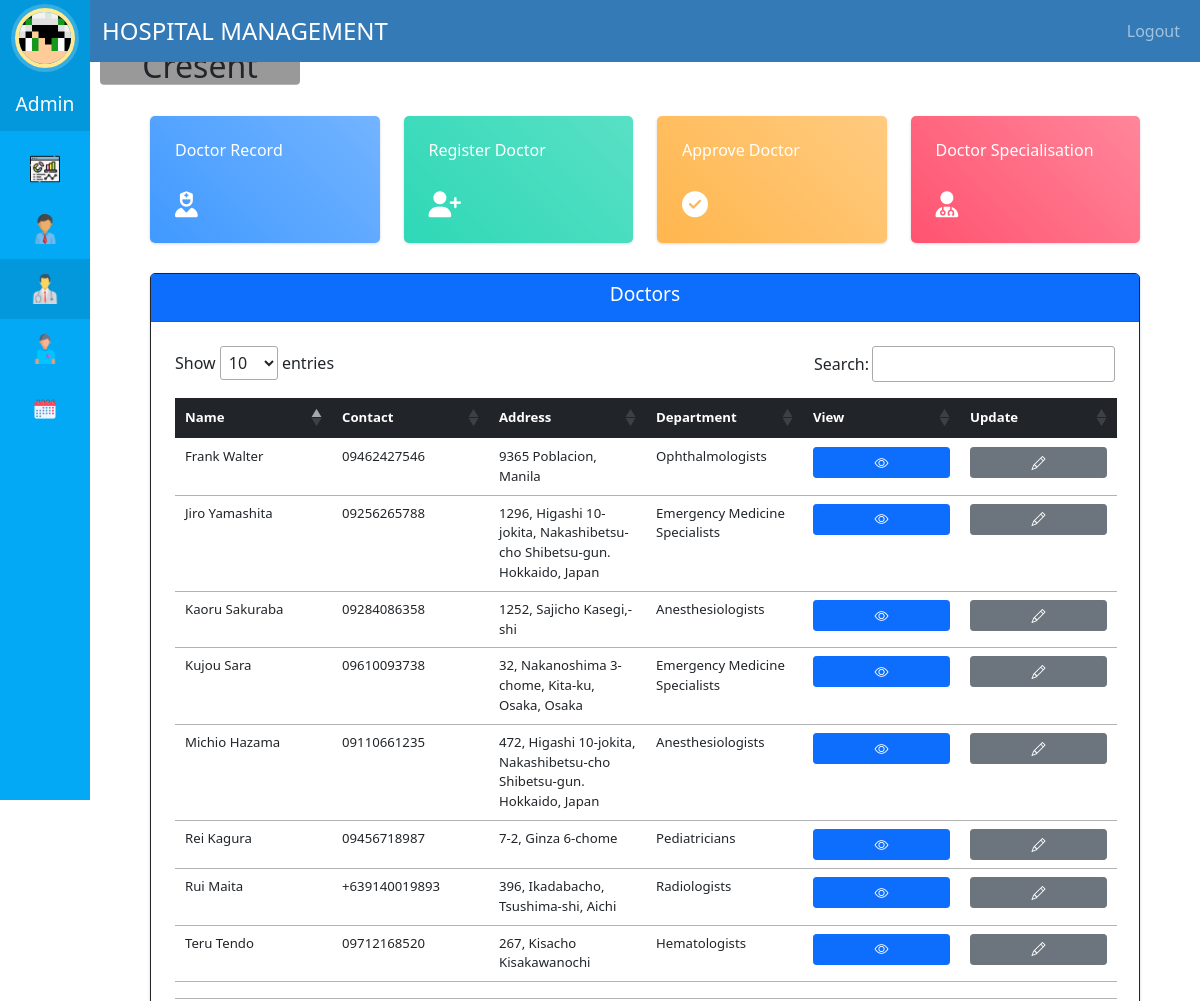
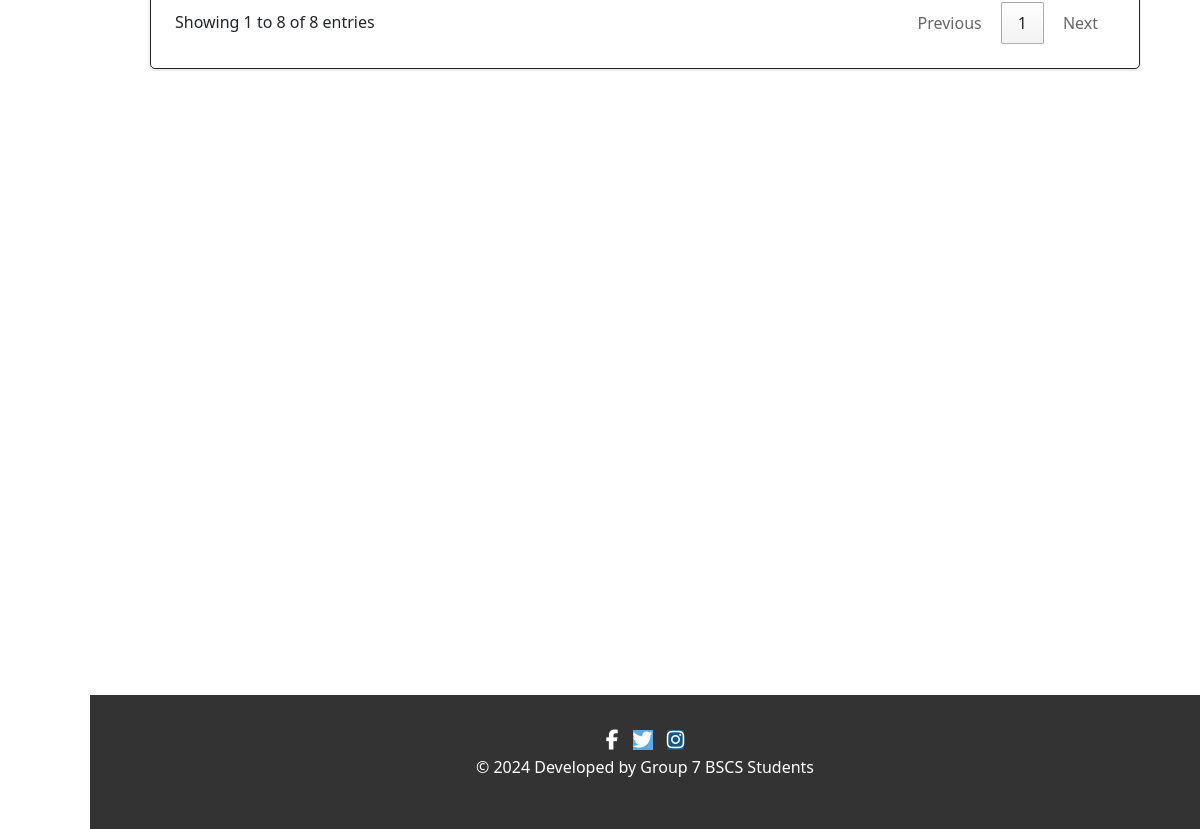
The page /admin-doctor (signed in) on the database its author committed (2 pictures, top to bottom).
### hospital/models.py (models this page shows, shortened)
class HospitalStaffAdmin(models.Model):
    staff_id = models.AutoField(primary_key=True)
    user = models.ForeignKey(User, on_delete=models.CASCADE)
    username = models.CharField(max_length=40, blank=False, null=False)
    profile_pic= models.ImageField(upload_to='profile_pic/StaffAdminProfilePic/',null=True, blank=True)
    address = models.CharField(max_length=40, blank=False, null=False)
    mobile = models.CharField(max_length=20, null=True, blank=False)
    email = models.EmailField(validators=[validate_email], blank=False, null=False)
    status = models.BooleanField(default=False)

class Doctor(models.Model):
    STATUS_ONHOLD = 0
    STATUS_AVAILABLE = 1
    STATUS_NOTAVAILABLE = 2
    STATUS_CHOICES = [
        (STATUS_ONHOLD, 'On Hold'),
        (STATUS_AVAILABLE, 'Available'),
        (STATUS_NOTAVAILABLE, 'Not Available'),
    ]
    user=models.OneToOneField(User,on_delete=models.CASCADE)
    address = models.CharField(max_length=255, blank=False, null=False)
    mobile_validator = RegexValidator(regex=r'(^(\+)(\d){12}$)|(^\d{11}$)', message= 'Provide a valid Contact Number (e,g: 09172464146 or +639172464146)')
    mobile = models.CharField(max_length=20, validators=[mobile_validator], blank=False, null=False)
    department= models.CharField(max_length=50, choices=departments)
    status = models.IntegerField(choices=STATUS_CHOICES, default=STATUS_ONHOLD)
    license_num_validator = RegexValidator(regex=r'^\d{7}$', message="License number must be 7 digits.")
    license_num = models.CharField(max_length=7, validators=[license_num_validator])
    profile_pic = models.ImageField(blank=True, null=True, upload_to='profile_pic/DoctorProfilePic/')
    @property
    def get_name(self):
        return self.user.first_name+" "+self.user.last_name

### hospital/views.py (the view)
# urls.py: path('admin-doctor', views.admin_doctor_view,name='admin-doctor'),
@login_required(login_url='adminlogin')
@user_passes_test(is_admin)
def admin_doctor_view(request):
    doctors=models.Doctor.objects.all().filter(status=models.Doctor.STATUS_AVAILABLE)
    admin = models.HospitalStaffAdmin.objects.get(user_id=request.user.id)
    context = {
        'admin': admin,
        'doctors': doctors,
    }
    return render(request,'hospital/admin_doctor.html', context)

### hospital/views.py (called while the page is built)
def is_admin(user):
    return user.groups.filter(name='ADMIN').exists()

### templates/hospital/admin_doctor.html (shortened to what this page needs)
{% extends 'hospital/admin_base.html' %}
{% load static %}
{% block content %}
<br><br>
<head>
  <link rel="stylesheet" href="https://cdnjs.cloudflare.com/ajax/libs/font-awesome/5.12.1/css/all.min.css">
  <link rel="stylesheet" href="//cdn.datatables.net/1.13.7/css/jquery.dataTables.min.css">
</head>
<body>
  <div class="container-fluid">
  <div class="row">
    <div class="col-md-4 col-xl-3">
      <div class="card bg-c-blue order-card">
        <div class="card-block" id="doctorViewCard">
          <h6 class="m-b-20">Doctor Record</h6>
          <br>
          <h2 class="text-right"><i class="fas fa-user-nurse f-left"></i></h2>
        </div>
      </div>
    </div>
    <div class="col-md-4 col-xl-3">
      <div class="card bg-c-green order-card">
        <div class="card-block"id="doctorAddCard">
          <h6 class="m-b-20">Register Doctor</h6>
          <br>
          <h2 class="text-right"><i class="fas fa-user-plus f-left"></i></h2>
        </div>
      </div>
    </div>
    <div class="col-md-4 col-xl-3">
      <div class="card bg-c-yellow order-card">
        <div class="card-block" id="doctorApproveCard">
          <h6 class="m-b-20">Approve Doctor</h6>
          <br>
          <h2 class="text-right"><i class="fas fa-check-circle f-left"></i></h2>
        </div>
      </div>
    </div>
    <div class="col-md-4 col-xl-3">
      <div class="card bg-c-pink order-card">
        <div class="card-block"  id="specialisationCard">
            <h6 class="m-b-20">Doctor Specialisation</h6>
            <br>
            <h2 class="text-right"><i class="fas fa-user-md f-left"></i></h2>
        </div>
      </div>
    </div>
    <div class="container-fluid">
      <div class="card border border-dark">
        <div class="card-header bg-primary text-white">
          <h6 class="card-title">Doctors</h6>
        </div>
        <div class="table-responsive p-4">
          <table class="table table-hover py-3" id="dev-table">
            <thead class="table-dark">
              <tr>
                <th>Name</th>
                <th>Contact</th>
                <th>Address</th>
                <th>Department</th>
                <th>View</th>
                <th>Update</th>
              </tr>
            </thead>
            <tbody>
              {% for d in doctors %}
              <tr>
                <td>{{ d.get_name }}</td>
                <td>{{ d.mobile }}</td>
                <td>{{ d.address }}</td>
                <td>{{ d.department }}</td>
                <td><a class="btn btn-primary btn-sm w-100 h-100" href="{% url 'admin-doctor-details' d.id %}"><i class="bi bi-eye"></i></a></td>
                <td><a class="btn btn-secondary btn-sm w-100 h-100" href="{% url 'update-doctor' d.id  %}"><i class="bi bi-pencil"></i></a></td>
              </tr>
              {% endfor %}
            </tbody>
          </table>
        </div>
      </div>
    </div>
  </div>
</div>
</body>
<br><br><br><br><br><br><br><br><br><br><br><br><br><br><br><br><br><br><br><br>
{% endblock content %}

### templates/hospital/admin_base.html (shortened to what this page needs)
<!DOCTYPE html>
{% load static %}
{% with current_page=request.path %}
<html lang="en">
<head>
  <link href="https://cdn.jsdelivr.net/npm/bootstrap@5.0.2/dist/css/bootstrap.min.css" rel="stylesheet">
  <link rel="stylesheet" href="https://cdn.jsdelivr.net/npm/bootstrap-icons@1.3.0/font/bootstrap-icons.css">
  <link rel="stylesheet" href="{% static '/style.css' %}">
</head>
<body>
  <nav class="menu" tabindex="0">
    <header class="avatar">
      <a href="#" data-bs-toggle="modal" data-bs-target="#profilePicModal" class="position-relative">
        {% if admin.profile_pic %}
            <img class="rounded-circle" src="{{ admin.profile_pic.url }}" alt="Profile Pic"/>
        {% else %}
            <img class="rounded-circle" src="{% static 'images/adminpropic.png' %}" alt="Default Profile Pic"/>
            <span class="position-absolute top-50 start-50 translate-middle bi-camera-fill"></span>
        {% endif %}
      </a>
      <br><br>
      {% if user.is_superuser %}
        <h6 class="text-white">Admin</h6>
      {% else %}
        <h6 class="text-white">Receptionist</h6>
      {% endif %}
        <h2>{{ request.user.first_name }}</h2>
    </header>
    <ul class="navbar-nav">
        <li tabindex="0" id="adminDashboardIcon" class="icon-dashboard nav-item {% if 'dashboard' in request.path %}active{% endif %}">
            <a class="nav-link text-white" href="/admin-dashboard">
            </a>
        </li>
        {% if user.is_superuser %}
          <li tabindex="0" id="djangoAdminIcon" class="icon-admin nav-item">
            <a class="nav-link text-white" href="/admin-panel">
            </a>
          </li>
        {% endif %}
        <li tabindex="0" id="adminDoctorIcon" class="icon-customers nav-item {% if 'doctor' in request.path %}active{% endif %}">
            <a class="nav-link text-white" href="/admin-doctor">
            </a>
        </li>
        <li tabindex="0" id="adminPatientIcon" class="icon-users nav-item {% if 'patient' in request.path %}active{% endif %}">
            <a class="nav-link text-white" href="/admin-patient">
            </a>
        </li>
        <li tabindex="0" id="adminAppointmentIcon" class="icon-calendar nav-item {% if 'appointment' in request.path %}active{% endif %}">
            <a class="nav-link text-white" href="/admin-appointment">
            </a>
        </li>
    </ul>
</nav>
{% endwith %}
<main>
  <div class="bs-example">
    <nav class="navbar navbar-expand-md navbar-dark fixed-top" style="background:#337AB7;">
        <div class="container-fluid">
            <a href="/admin-dashboard" class="navbar-brand">HOSPITAL MANAGEMENT</a>
            <div class="collapse navbar-collapse justify-content-end" id="navbarCollapse">
                <ul class="navbar-nav">
                    <li class="nav-item">
                        <form id="logoutForm" action="{% url 'logout/' %}" method="post">
                            <a href="#" class="nav-link" id="logoutLink">Logout</a>
                        </form>
                    </li>
                </ul>
            </div>
        </div>
    </nav>
</div>
    <br><br>
    <div class="container-fluid">
        <div class="row">
            <div class="col-md-12">
                {% block content %}
                {% endblock %}
            </div>
        </div>
    </div>
    <br><br><br><br>
  {% include 'hospital/footer.html' %}
</main>
</body>
</html>

### static/style.css (style rules this page uses)
body { padding-left: 240px; }
main { position: relative; height: 100vh; }
.menu { background: #5bc995; height: 100vh; width: 240px; position: fixed; top: 0px; left: 0; z-index: 5; outline: none; }
.menu .avatar { background: rgba(0, 0, 0, 0.1); padding: 2em 0.5em; text-align: center; }
.menu .avatar img { width: 100px; border-radius: 50%; overflow: hidden; border: 4px solid #ffea92; box-shadow: 0 0 0 4px rgba(255, 255, 255, 0.2); }
.menu .avatar h2 { font-weight: normal; margin-bottom: 0; }
.menu ul { list-style: none; padding: 0.5em 0; margin: 0; }
.menu ul li { padding: 0.5em 1em 0.5em 3em; font-size: 0.95em; font-weight: regular; background-repeat: no-repeat; background-position: left 15px center; background-size: auto 20px; transition: all 0.15s linear; cursor: pointer; }
.menu ul li.icon-dashboard { background-image: url("http://www.entypo.com/images//gauge.svg"); }
.menu ul li.icon-customers { background-image: url("http://www.entypo.com/images//briefcase.svg"); }
.menu ul li.icon-users { background-image: url("http://www.entypo.com/images//users.svg"); }
.menu ul li.icon-calendar { background-image: url("http://www.entypo.com/images//calendar.svg"); }
a:link { text-decoration: none; }
.menu { top: 50px; }
h6 { color: white; }
.order-card { color: #fff; }
.bg-c-blue { background: linear-gradient(45deg, #4099ff, #73b4ff); }
.bg-c-green { background: linear-gradient(45deg, #2ed8b6, #59e0c5); }
.bg-c-yellow { background: linear-gradient(45deg, #FFB64D, #ffcb80); }
.bg-c-pink { background: linear-gradient(45deg, #FF5370, #ff869a); }
.card { border-radius: 5px; -webkit-box-shadow: 0 1px 2.94px 0.06px rgba(4, 26, 55, 0.16); box-shadow: 0 1px 2.94px 0.06px rgba(4, 26, 55, 0.16); border: none; margin-bottom: 30px; -webkit-transition: all 0.3s ease-in-out; transition: all 0.3s ease-in-out; }
.card .card-block { padding: 25px; cursor: pointer; }
.order-card i { font-size: 26px; }
.f-left { float: left; }

### templates/hospital/admin_doctor.html (style rules this page uses)
a:link { text-decoration: none; }
h6 { color: white; }
.fixed-top { position: absolute; }
.order-card { color: #fff; }
.bg-c-blue { background: linear-gradient(45deg, #4099ff, #73b4ff); }
.bg-c-green { background: linear-gradient(45deg, #2ed8b6, #59e0c5); }
.bg-c-yellow { background: linear-gradient(45deg, #FFB64D, #ffcb80); }
.bg-c-pink { background: linear-gradient(45deg, #FF5370, #ff869a); }
.card { border-radius: 5px; -webkit-box-shadow: 0 1px 2.94px 0.06px rgba(4, 26, 55, 0.16); box-shadow: 0 1px 2.94px 0.06px rgba(4, 26, 55, 0.16); border: none; margin-bottom: 30px; -webkit-transition: all 0.3s ease-in-out; transition: all 0.3s ease-in-out; }
.card .card-block { padding: 25px; cursor: pointer; }
.order-card i { font-size: 26px; }
.f-left { float: left; }
h6:not(.m-b-20) { text-align: center; font-size: 1.2em; }
.row { margin: 10px auto; }
table { width: 100%; table-layout: fixed; }
.table-responsive { text-wrap: wrap; table-layout: fixed; }
@media only screen and (min-width: 768px) { table { font-size: 0.825rem; } }
@media only screen and (min-width: 768px) { th, td { padding: 0.75rem; } }

### rows shown on the page
HospitalStaffAdmin: profile_pic (picture)
Doctor: get_name "Kujou Sara", mobile "09610093738", address "32, Nakanoshima 3-chome, Kita-ku, Osaka, Osaka", department "Emergency Medicine Specialists"
Doctor: get_name "Teru Tendo", mobile "09712168520", address "267, Kisacho Kisakawanochi", department "Hematologists"
Doctor: get_name "Kaoru Sakuraba", mobile "09284086358", address "1252, Sajicho Kasegi,-shi", department "Anesthesiologists"
Doctor: get_name "Rui Maita", mobile "+639140019893", address "396, Ikadabacho, Tsushima-shi, Aichi", department "Radiologists"
Doctor: get_name "Rei Kagura", mobile "09456718987", address "7-2, Ginza 6-chome", department "Pediatricians"
Doctor: get_name "Jiro Yamashita", mobile "09256265788", address "1296, Higashi 10-jokita, Nakashibetsu-cho Shibetsu-gun. Hokkaido, Japan", department "Emergency Medicine Specialists"
Doctor: get_name "Michio Hazama", mobile "09110661235", address "472, Higashi 10-jokita, Nakashibetsu-cho Shibetsu-gun. Hokkaido, Japan", department "Anesthesiologists"
Doctor: get_name "Frank Walter", mobile "09462427546", address "9365 Poblacion, Manila", department "Ophthalmologists"

### other values the page prints
{{ request.user.first_name }} "Cresent"
